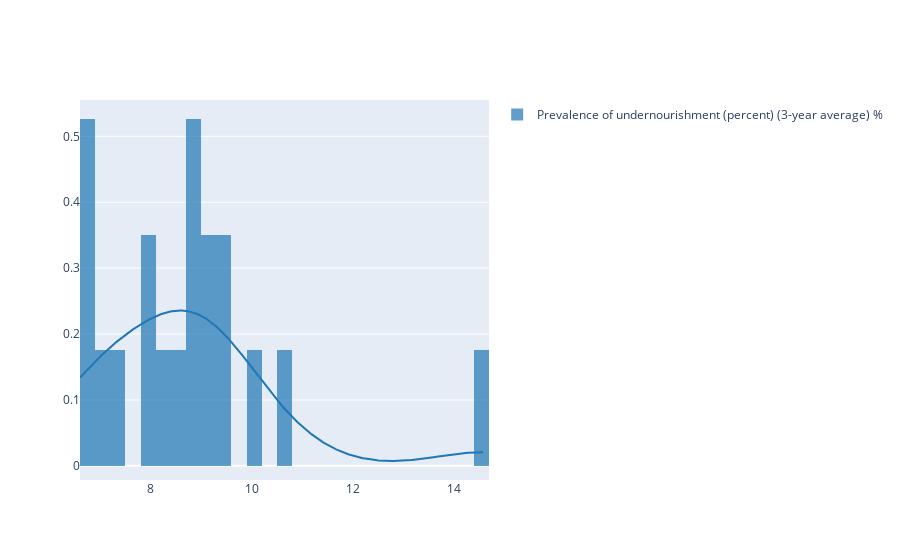

The code cell stored with this chart in its notebook:
### Code cell
import plotly.figure_factory as ff
group_labels = ['Prevalence of undernourishment (percent) (3-year average) %']

fig = ff.create_distplot([df['Prevalence of undernourishment (percent) (3-year average) %']],
                         group_labels, bin_size=.3, show_rug=False)
fig.show()

fig.write_image("C:/Users/Emmanuel Aminu/Downloads/Food Security Prediction Model/Images/fig1.png")

### Figure 1 — Plotly figure (JSON) as saved in the notebook; plotly's stock layout.template omitted (floating-point values rounded to 4 significant figures; data arrays with more than 128 entries replaced by an {"elided": "..."} marker saying what was removed)
{"data": [{"autobinx": false, "histnorm": "probability density", "legendgroup": "Prevalence of undernourishment (percent) (3-year average) %", "marker": {"color": "rgb(31, 119, 180)"}, "name": "Prevalence of undernourishment (percent) (3-year average) %", "opacity": 0.7, "type": "histogram", "x": [8.9, 8.9, 8.6, 7.9, 7.1, 6.7, 6.6, 6.8, 7.3, 7.8, 8.1, 8.8, 9, 9.3, 9.2, 9.4, 10, 10.7, 14.6], "xaxis": "x", "xbins": {"end": 14.6, "size": 0.3, "start": 6.6}, "yaxis": "y"}, {"legendgroup": "Prevalence of undernourishment (percent) (3-year average) %", "marker": {"color": "rgb(31, 119, 180)"}, "mode": "lines", "name": "Prevalence of undernourishment (percent) (3-year average) %", "showlegend": false, "type": "scatter", "x": {"elided": "500 float values"}, "xaxis": "x", "y": {"elided": "500 float values"}, "yaxis": "y"}], "layout": {"barmode": "overlay", "hovermode": "closest", "legend": {"traceorder": "reversed"}, "xaxis": {"anchor": "y2", "domain": [0, 1], "zeroline": false}, "yaxis": {"anchor": "free", "domain": [0, 1], "position": 0}}}
